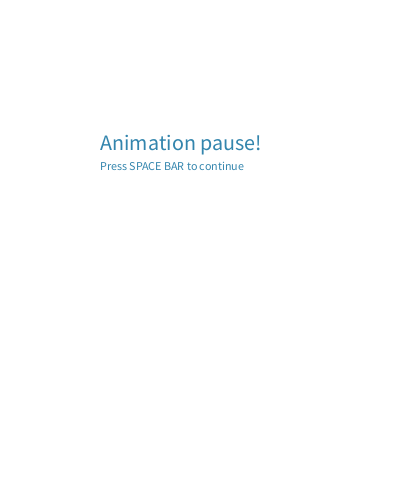
Frame 1 (no input)
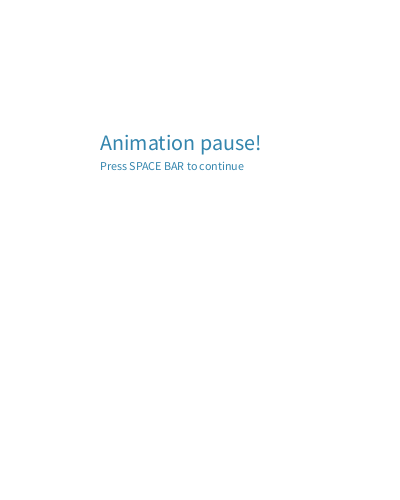
Frame 60 (the mouse pressed at the canvas centre just before this capture)
Frame 120 (the mouse held since frame 60 and released just before this capture): identical to frame 60, image omitted

The Processing sketch that drew these frames (run headless with seeded random() and noise(); from frame 60 on, the mouse is pressed at the canvas centre):

// Processing sketch: processing_141459
// ── processing_141459.pde

ArrayList<Drop> waterdrop;
Structure grid = new Structure();
float time = 0;
int dropFreq = 120;

boolean onlyDrop = true;
boolean stop = true;

void setup() {
  size(400, 500);
  //size(window.innerWidth, window.innerHeight);
  smooth();

  waterdrop = new ArrayList<Drop>();
}

void draw() {
  background(255);

  if (!stop) {

    pushStyle();
    textSize(12);
    fill(0, 102, 153, 204);
    text("Drop each "+dropFreq+" ms", 10, 20);
    text("Flash each "+grid.timeOff+" ms", 10, 40);
    text("Press ENTER to hide the grid", 10, 60);
    text("Press SPACE to stop/start the animation", 10, 80);
    popStyle();

    long currentTime = millis();

    if (currentTime - time > dropFreq) {
      time = currentTime;

      waterdrop.add(new Drop(125));
      waterdrop.add(new Drop(175));
      waterdrop.add(new Drop(225));
      waterdrop.add(new Drop(275));
    }

    grid.update(currentTime);
    if (!onlyDrop)
      grid.draw();

    for (int i = 0; i < waterdrop.size(); i++) {
      waterdrop.get(i).update();
      waterdrop.get(i).draw();

      if (!waterdrop.get(i).alive)
        waterdrop.remove(i);
    }
  }
  else {
    pushStyle();
    textSize(22);
    fill(0, 102, 153, 204);
    text("Animation pause!", width/2 - 100, height/2 - 100);
    textSize(12);
    text("Press SPACE BAR to continue", width/2 - 100, height/2 - 80);
    popStyle();
  }
}

void keyPressed() {
  if (key == CODED) {
    if (keyCode == UP) {
      grid.timeOff++;
    } 
    else if (keyCode == DOWN) {
      grid.timeOff--;
    }
  }
  else if (key == ENTER) {
    onlyDrop = !onlyDrop;
  }
  else if (key == ' ') {
    stop = !stop;
  }
}

class Structure {

  int quadSize = 50;
  boolean flash = false;

  long lastTime = 0;
  int timeOff = 79;
  int timeOn = 1;

  Structure() {
  }

  void update(long currentTime) {
    if ((currentTime - lastTime > timeOff) && (flash == false)) {
      lastTime = currentTime;
      flash = true;
    }
    else if ((currentTime - lastTime > timeOn) && (flash == true)) {
      lastTime = currentTime;
      flash = false;
    }
  }

  void draw() {
    for (int i = 0; i < 28; i++) {
      pushMatrix();
      pushStyle();

      translate(width/2 - (2*quadSize) + quadSize*(i%4), height/2 - (3*quadSize) + (quadSize)*(i/4));
      stroke(153);
      if (flash) {
        fill(102, 0, 102);
      }
      rect(0, 0, quadSize, quadSize);

      popStyle();
      popMatrix();
    }
  }
}

class Drop {
  PVector pos;
  PVector speed = new PVector(0, 20);
  boolean alive = true;

  Drop(int x) {
    pos = new PVector(x, 0);
  }

  void update() {
    pos.add(speed);

    if (pos.y > height) {
      alive = false;
    }
  }

  void draw() {
    pushMatrix();
    pushStyle();
    fill(255, 255, 255, 255);
    stroke(123, 123, 123);
    if (onlyDrop)
      stroke(0, 0, 0);
    translate(pos.x, pos.y);
    ellipse(0, 0, 10, 10);
    popStyle();
    popMatrix();
  }
}
